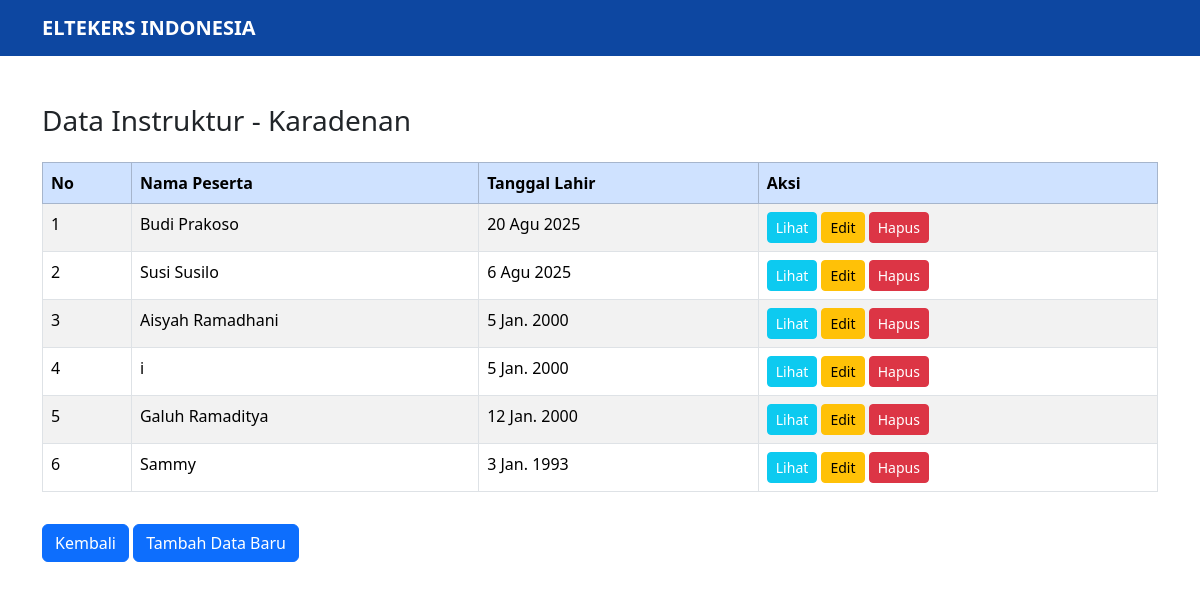
The page /bd095d2e-1b58-4760-845d-35c9ef2ff32e/peserta/ on the database as committed earlier.
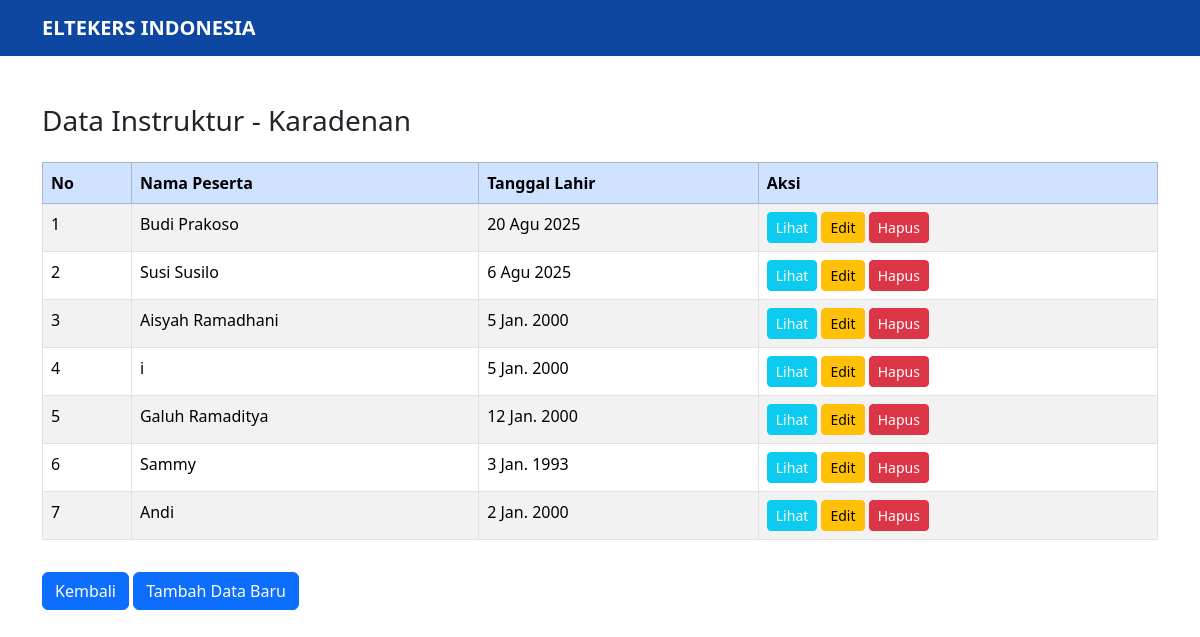
The same page on the database as committed later.
### web_eltekers/models.py (models this page shows, shortened)
class Peserta(models.Model):
    id_peserta = models.UUIDField(primary_key=True, default=uuid.uuid4, editable=False)
    nama_peserta = models.CharField(max_length=255)
    tanggal_lahir_peserta = models.DateField()
    kendala_terapi = models.TextField()
    sasana = models.ForeignKey(Sasana, on_delete=models.CASCADE, null=True)
    user = models.OneToOneField(CustomUser, on_delete=models.CASCADE, null=True, blank=True)

### web_eltekers/views.py (the view)
# urls.py: path('<uuid:sasana_id>/peserta/', views.list_peserta, name='list-peserta'),
def list_peserta(request, sasana_id):
    sasana = get_object_or_404(Sasana, id_sasana=sasana_id)
    data = Peserta.objects.filter(sasana=sasana)
    return render(request, 'peserta_list.html', {'data': data, 'sasana': sasana})

### web_eltekers/templates/peserta_list.html (shortened to what this page needs)
<!DOCTYPE html>
<html lang="id">
<head>
    <link href="https://cdn.jsdelivr.net/npm/bootstrap@5.3.3/dist/css/bootstrap.min.css" rel="stylesheet">
</head>
<body>
    <nav class="navbar navbar-expand-lg" style="background-color: #0d47a1;">
        <div class="container">
            <a class="navbar-brand text-white fw-bold" href="#">ELTEKERS INDONESIA</a>
        </div>
    </nav>
    <div class="container mt-5">
        <h3 class="mb-4">Data Instruktur - {{ sasana.nama_sasana }}</h3>
        <table class="table table-bordered table-striped">
            <thead class="table-primary">
                <tr>
                    <th>No</th>
                    <th>Nama Peserta</th>
                    <th>Tanggal Lahir</th>
                    <th>Aksi</th>
                </tr>
            </thead>
            <tbody>
                {% for s in data %}
                <tr>
                    <td>{{ forloop.counter }}</td>
                    <td>{{ s.nama_peserta }}</td>
                    <td>{{ s.tanggal_lahir_peserta }}</td>
                    <td>
                        <a href="{% url 'detail-peserta' s.id_peserta %}" class="btn btn-sm btn-info text-white">Lihat</a>
                        <a href="{% url 'update-peserta' s.id_peserta %}" class="btn btn-sm btn-warning">Edit</a>
                        <a href="{% url 'delete-peserta' s.id_peserta %}" class="btn btn-sm btn-danger">Hapus</a>
                    </td>
                </tr>
                {% empty %}
                <tr>
                    <td colspan="16" class="text-center">Belum ada data</td>
                </tr>
                {% endfor %}
            </tbody>
        </table>
        <a href="{% url 'list-sasana' %}" class="btn btn-primary mt-3">Kembali</a>
        <a href="{% url 'create-peserta' sasana.id_sasana %}" class="btn btn-primary mt-3">Tambah Data Baru</a>
    </div>
</body>
</html>

Rows that differ between the two databases and show on the page:
added Peserta: nama_peserta "Andi", tanggal_lahir_peserta "2 Jan. 2000"
